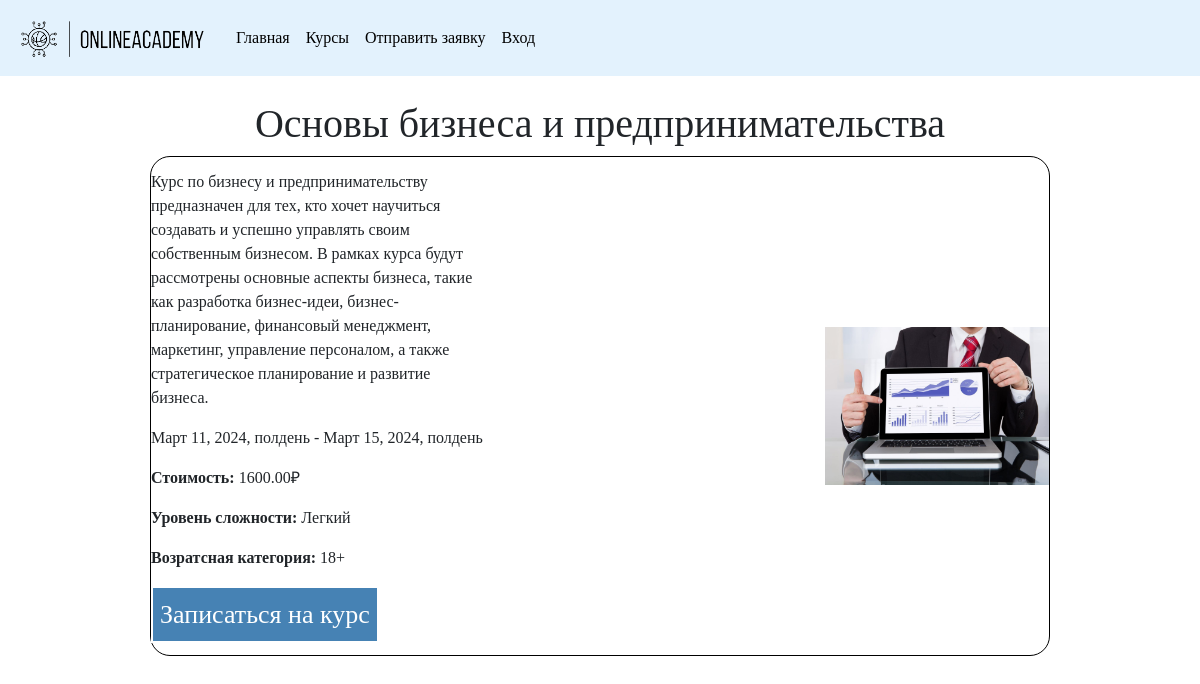
The app's page /course/1/ with its own data.
### course/models.py (models this page shows)
class Course(models.Model):
    name = models.CharField(max_length=128, verbose_name='Название')
    description = models.TextField(verbose_name='Описание')
    start_date = models.DateTimeField(verbose_name='Дата начала')
    end_date = models.DateTimeField(verbose_name='Дата окончания')
    price = models.DecimalField(max_digits=8, decimal_places=2, verbose_name='Цена курса')
    level = models.CharField(max_length=128, verbose_name='Уровень сложности')
    category = models.ForeignKey(Category, on_delete=models.CASCADE, verbose_name='Категория')
    age = models.CharField(max_length=128, verbose_name='Возрастная категория')
    image = models.ImageField(upload_to="%Y/%m/%d", verbose_name='Изображение')
    teacher = models.ForeignKey(Teacher, on_delete=models.CASCADE, verbose_name='Спикер')
    class Meta:
        verbose_name = 'Курс'
        verbose_name_plural = 'Курсы'

### course/views.py (the view)
# urls.py: path('<int:pk>/',  course_id_view, name="course_detail")
def course_id_view(requset, pk):
    pk = get_object_or_404(Course, pk=pk)
    context = {"pk":pk, 'page':'course'}
    return render(requset, "course/course_detail.html", context)

### course/templates/course/course_detail.html (shortened to what this page needs)
{% extends 'root.html' %}
{% load static %}
{% block content %}
    <div class="course-detail d-flex flex-column align-items-center">
        <h1 class="text-center mt-4">{{ pk.name }}</h1>
        <div class="course-detail-block1 w-75 d-flex align-items-center">
            <div class="course-detail-bock1-content d-flex flex-row align-items-center">
                <div class="block1-description">
                    <p class="block1-text w-50">{{ pk.description }}</p>
                    <p class="block1-text w-50">{{ pk.start_date }} - {{ pk.end_date }}</p>
                    <p class="block1-text w-50"><b>Стоимость: </b>{{ pk.price }}&#8381 </p>
                    <p class="block1-text w-50"><b>Уровень сложности: </b>{{ pk.level }}</p>
                    <p class="block1-text w-50"><b>Возратсная категория: </b>{{ pk.age }}</p>
                    <button class="block1-btn">Записаться на курс</button>
                </div>
                <img src="{{ pk.image.url }}" class="w-25">
            </div>
        </div>
    </div>
{% endblock %}

### static/css/style.css (style rules this page uses)
body { font-family: 'Century Gothic'; }
.block1-btn { border: 2px solid #ffffff; color: #ffffff; background-color: #4682B4; padding: 7px; font-size: 26px; border-radius: 0; }
.course-detail-block1 { border: 1px solid #000000; border-radius: 20px; height: 500px; }

### records on screen
Course: name "Основы бизнеса и предпринимательства", description "Курс по бизнесу и предпринимательству предназначен для тех, кто хочет научиться создавать и успешно управлять своим собственным бизнесом. В рамках курса будут рассмотрены основные аспекты бизнеса, такие как разработка бизнес-идеи, бизнес-планирование, финансовый менеджмент, маркетинг, управление персоналом, а также стратегическое планирование и развитие бизнеса.", start_date "Март 11, 2024, полдень", end_date "Март 15, 2024, полдень", price "1600.00", level "Легкий", age "18+", image (picture)
